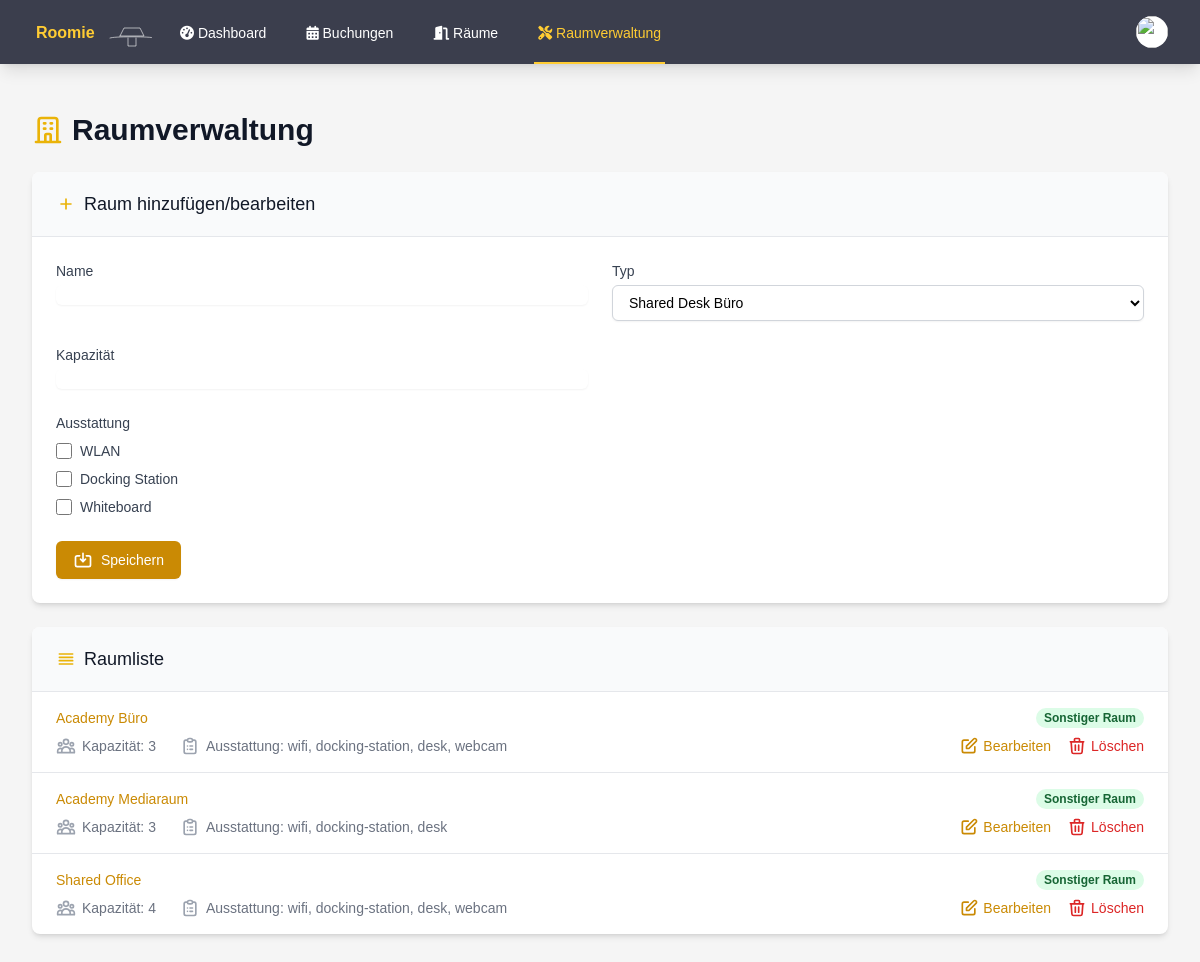
Before: /admin_rooms.php (signed in) with the older database file.
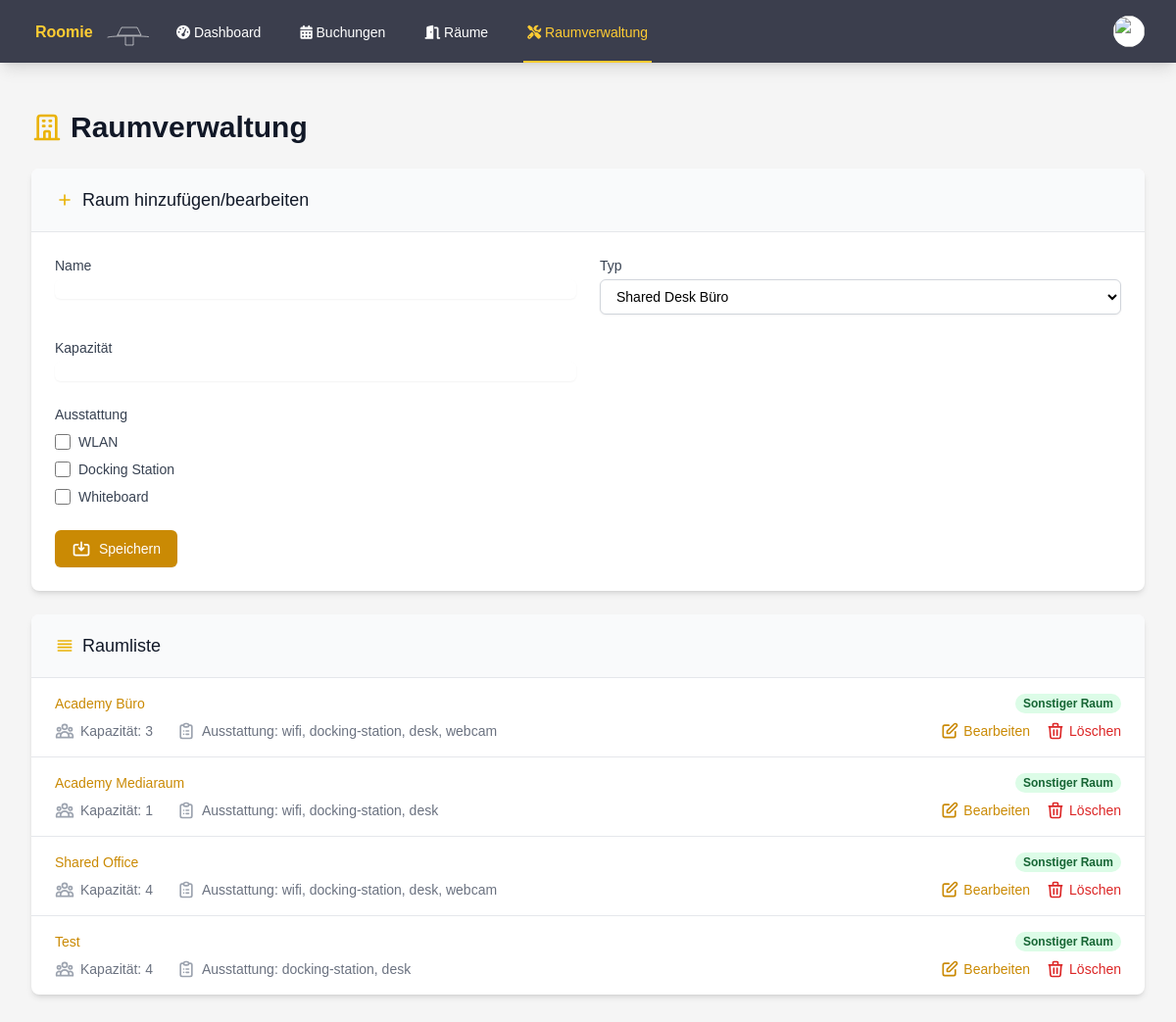
After: the same page with the newer database file.
### tables this page shows
CREATE TABLE rooms (
        id INTEGER PRIMARY KEY AUTOINCREMENT,
        name TEXT NOT NULL,
        number TEXT,
        type TEXT NOT NULL,
        capacity INTEGER DEFAULT 0,
        is_favorite INTEGER DEFAULT 0,
        equipment TEXT,
        grid_position INTEGER
    );

### admin_rooms.php (the view, shortened to what the changed rows need)
<?php
try {
    $db = getDatabaseConnection();
    $stmt = $db->query("SELECT * FROM rooms ORDER BY name");
    $rooms = $stmt->fetchAll(PDO::FETCH_ASSOC);
} catch (PDOException $e) {
    $errorMessage = "Datenbankfehler: " . $e->getMessage();
}
function getRoomTypeName($type)
{
    switch ($type) {
        default:
            return 'Sonstiger Raum';
    }
}
?>
<!DOCTYPE html>
<html lang="de">
<head>
    <script src="https://cdn.tailwindcss.com"></script>
    <link rel="stylesheet" href="styles.css">
    <link rel="stylesheet" href="https://cdnjs.cloudflare.com/ajax/libs/font-awesome/6.1.1/css/all.min.css">
</head>
<body class="bg-custom-background">
    <div class="max-w-7xl mx-auto py-6 sm:px-6 lg:px-8">
        <div class="px-4 py-6 sm:px-0">
            <h1 class="text-3xl font-bold text-gray-900 mb-6 flex items-center">
                Raumverwaltung
            </h1>
            <div class="bg-white shadow-md rounded-lg overflow-hidden">
                <div class="border-t border-gray-200">
                    <ul class="divide-y divide-gray-200">
                        <?php foreach ($rooms as $room) : ?>
                            <li>
                                <div class="px-4 py-4 sm:px-6 hover:bg-gray-50 transition duration-150 ease-in-out">
                                    <div class="flex items-center justify-between">
                                        <p class="text-sm font-medium text-yellow-600 truncate">
                                            <?php echo htmlspecialchars($room['name']); ?>
                                        </p>
                                        <div class="ml-2 flex-shrink-0 flex">
                                            <p class="px-2 inline-flex text-xs leading-5 font-semibold rounded-full bg-green-100 text-green-800">
                                                <?php echo getRoomTypeName($room['type']); ?>
                                            </p>
                                        </div>
                                    </div>
                                    <div class="mt-2 sm:flex sm:justify-between">
                                        <div class="sm:flex">
                                            <p class="flex items-center text-sm text-gray-500">
                                                Kapazität: <?php echo htmlspecialchars($room['capacity']); ?>
                                            </p>
                                            <p class="mt-2 flex items-center text-sm text-gray-500 sm:mt-0 sm:ml-6">
                                                Ausstattung: <?php echo htmlspecialchars(implode(', ', json_decode($room['equipment'], true) ?? [])); ?>
                                            </p>
                                        </div>
                                        <div class="mt-2 flex items-center text-sm text-gray-500 sm:mt-0">
                                            <button onclick="editRoom(<?php echo htmlspecialchars(json_encode($room)); ?>)" class="font-medium text-yellow-600 hover:text-yellow-500 mr-4 flex items-center">
                                                <svg class="h-5 w-5 mr-1" xmlns="http://www.w3.org/2000/svg" fill="none" viewBox="0 0 24 24" stroke="currentColor">
                                                    <path stroke-linecap="round" stroke-linejoin="round" stroke-width="2" d="M11 5H6a2 2 0 00-2 2v11a2 2 0 002 2h11a2 2 0 002-2v-5m-1.414-9.414a2 2 0 112.828 2.828L11.828 15H9v-2.828l8.586-8.586z" />
                                                </svg>
                                                Bearbeiten
                                            </button>
                                            <a href="?delete=<?php echo $room['id']; ?>" onclick="return confirm('Sind Sie sicher, dass Sie diesen Raum löschen möchten?');" class="font-medium text-red-600 hover:text-red-500 flex items-center">
                                                Löschen
                                            </a>
                                        </div>
                                    </div>
                                </div>
                            </li>
                        <?php endforeach; ?>
                    </ul>
                </div>
            </div>
        </div>
    </div>
</body>
</html>

Changed rows visible on the page:
changed rooms "Academy Mediaraum": capacity "3" → "1"
added rooms: name "Test", type "Sonstiger Raum", capacity "4", equipment "docking-station, desk"
